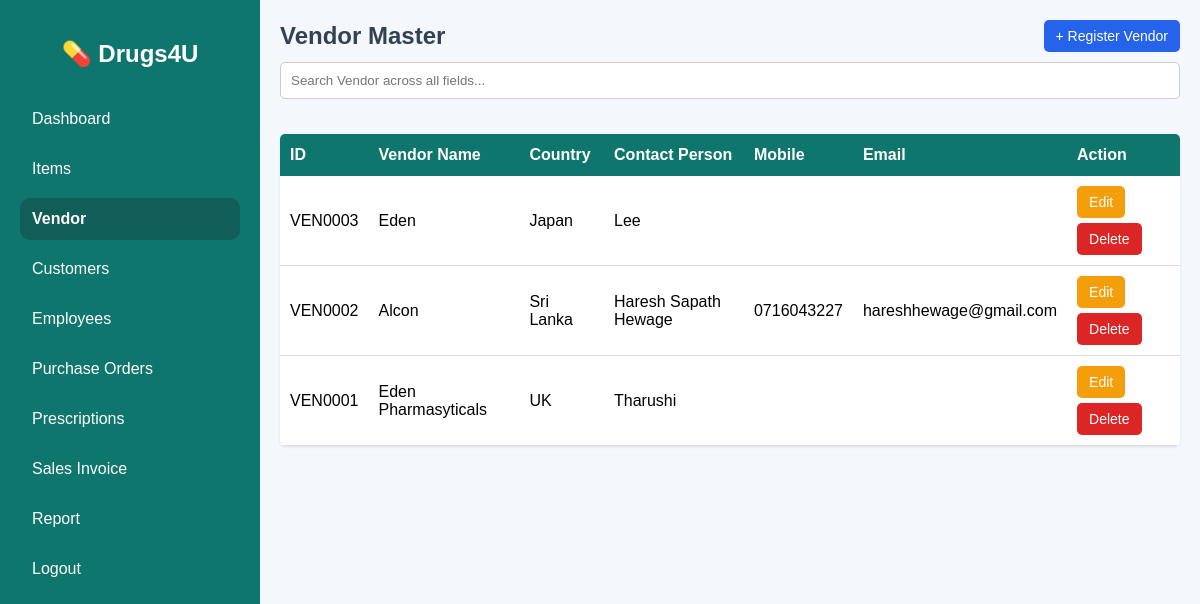
The app's page /vendor.php (signed in) with its own data.
### tables this page shows
CREATE TABLE `vendor_master` (
  `id` int(11) NOT NULL,
  `vendor_id` varchar(20) NOT NULL,
  `vendor_name` varchar(150) NOT NULL,
  `business_registration` varchar(100) DEFAULT NULL,
  `country` varchar(100) DEFAULT NULL,
  `postal_code` varchar(20) DEFAULT NULL,
  `address1` text DEFAULT NULL,
  `address2` text DEFAULT NULL,
  `contact_person` varchar(100) DEFAULT NULL,
  `mobile` varchar(30) DEFAULT NULL,
  `contact_no` varchar(30) DEFAULT NULL,
  `fax` varchar(30) DEFAULT NULL,
  `email` varchar(150) DEFAULT NULL,
  `created_at` timestamp NOT NULL DEFAULT current_timestamp()
);

### vendor.php (the view, shortened to what this page needs)
<?php
include 'connection.php';
function runQuery($conn, $sql){
    $result = mysqli_query($conn, $sql);
    return $result;
}
$vendor_list = runQuery($conn, "SELECT * FROM vendor_master ORDER BY vendor_id DESC");
?>
<!DOCTYPE html>
<html lang="en">
<head>
</head>
<body>
<div class="wrapper">
    <div class="sidebar">
        <h2>💊 Drugs4U</h2>
        <a href="dashboard.php">Dashboard</a>
        <a href="item.php">Items</a>
        <a href="vendor.php" class="active">Vendor</a>
        <a href="customer_list.php">Customers</a>
        <a href="employee_reg.php">Employees</a>
        <a href="purchase_order.php">Purchase Orders</a>
        <a href="prescription_list.php">Prescriptions</a>
        <a href="sales_invoice.php">Sales Invoice</a>
        <a href="report.php">Report</a>
        <a href="logout.php">Logout</a>
    </div>
    <div class="main-content">
        <div class="top-bar">
            <h2>Vendor Master</h2>
            <div class="action-buttons">
                <button class="po-btn" onclick="openVendorPopup()">+ Register Vendor</button>
            </div>
        </div>
        <div class="filter-bar">
            <input type="text" id="searchBox" placeholder="Search Vendor across all fields..." onkeyup="searchTable()">
        </div>
        <div class="container">
            <div class="table-responsive">
                <table id="vendorTable">
                    <tr>
                        <th>ID</th>
                        <th>Vendor Name</th>
                        <th>Country</th>
                        <th>Contact Person</th>
                        <th>Mobile</th>
                        <th>Email</th>
                        <th>Action</th>
                    </tr>
                    <?php while($row = mysqli_fetch_assoc($vendor_list)){ ?>
                    <tr>
                        <td><?= $row['vendor_id'] ?></td>
                        <td><?= $row['vendor_name'] ?></td>
                        <td><?= $row['country'] ?></td>
                        <td><?= $row['contact_person'] ?></td>
                        <td><?= $row['mobile'] ?></td>
                        <td><?= $row['email'] ?></td>
                        <td>
                            <div class="action-cell">
                                <a href="?edit_vendor=<?= urlencode($row['vendor_id']) ?>"><button class="edit-btn">Edit</button></a>
                                <a href="?delete_vendor=<?= urlencode($row['vendor_id']) ?>" onclick="return confirm('Delete Vendor master data permanently?')"><button class="del-btn">Delete</button></a>
                            </div>
                        </td>
                    </tr>
                    <?php } ?>
                </table>
            </div>
        </div>
    </div>
</div>
</body>
</html>

### vendor.php (style rules this page uses)
body { font-family: Arial, sans-serif; background: #f4f7fb; margin: 0; }
.sidebar a.active { background: #115e59; font-weight: bold; }
.wrapper { display: flex; flex-direction: row; }
.sidebar { width: 260px; background: #0f766e; color: #fff; height: 100vh; position: fixed; padding: 20px; box-sizing: border-box; overflow-y: auto; z-index: 100; }
.sidebar h2 { text-align: center; margin-bottom: 30px; }
.sidebar a { display: block; color: #fff; text-decoration: none; padding: 12px; margin-bottom: 8px; border-radius: 10px; }
.main-content { margin-left: 260px; width: calc(100% - 260px); box-sizing: border-box; }
.container { padding: 20px; }
.top-bar { padding: 20px 20px 5px 20px; display: flex; flex-wrap: wrap; justify-content: space-between; align-items: center; gap: 15px; }
.top-bar h2 { margin: 0; color: #334155; }
.action-buttons { display: flex; gap: 10px; }
.filter-bar { padding: 5px 20px 15px 20px; display: flex; flex-wrap: wrap; gap: 8px; }
#searchBox { width: 100%; padding: 10px; border-radius: 5px; border: 1px solid #ccc; box-sizing: border-box; }
button, .btn-link { padding: 8px 12px; border: none; border-radius: 5px; cursor: pointer; font-size: 14px; text-decoration: none; display: inline-block; }
.po-btn { background:#2563eb; color:#fff; }
.edit-btn { background:#f59e0b; color:#fff; }
.del-btn { background:#dc2626; color:#fff; }
.table-responsive { width: 100%; overflow-x: auto; background: #fff; border-radius: 5px; box-shadow: 0 1px 3px rgba(0,0,0,0.1); margin-bottom: 20px; }
table { width: 100%; border-collapse: collapse; min-width: 600px; }
th { background: #0f766e; color: #fff; padding: 12px 10px; text-align: left; }
td { padding: 10px; border-bottom: 1px solid #ddd; }
input, select, textarea { width: 100%; padding: 8px; box-sizing: border-box; border: 1px solid #ccc; border-radius: 4px; }
.action-cell { display: flex; gap: 5px; flex-wrap: wrap; }

### records on screen
vendor_master: vendor "VEN0003", vendor_name "Eden", country "Japan", contact_person "Lee"
vendor_master: vendor "VEN0002", vendor_name "Alcon", country "Sri Lanka", contact_person "Haresh Sapath Hewage", mobile "0716043227", email "hareshhewage@gmail.com"
vendor_master: vendor "VEN0001", vendor_name "Eden Pharmasyticals", country "UK", contact_person "Tharushi"
